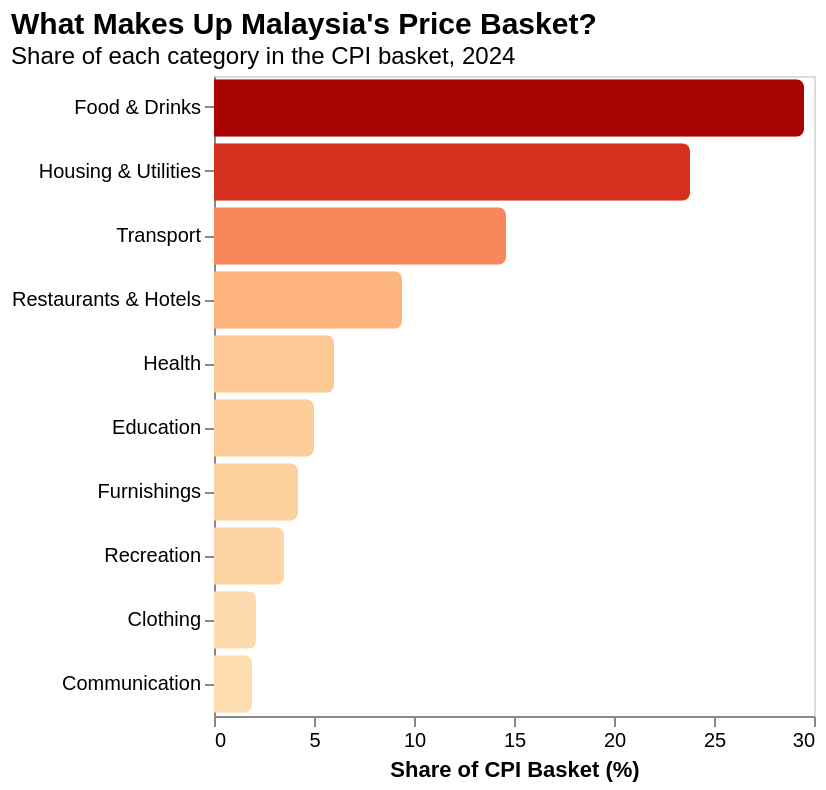

Express this chart as Vega-Lite.
### Vega-Lite specification from a JSON file in a GitHub repository (floating-point values rounded to 4 significant figures)
{"$schema": "https://vega.github.io/schema/vega-lite/v5.json", "title": {"text": "What Makes Up Malaysia's Price Basket?", "subtitle": "Share of each category in the CPI basket, 2024", "anchor": "start", "fontSize": 15, "subtitleFontSize": 12}, "width": "container", "height": 320, "data": {"values": [{"category": "Food & Drinks", "weight": 29.5}, {"category": "Housing & Utilities", "weight": 23.8}, {"category": "Transport", "weight": 14.6}, {"category": "Restaurants & Hotels", "weight": 9.4}, {"category": "Health", "weight": 6.0}, {"category": "Education", "weight": 5.0}, {"category": "Furnishings", "weight": 4.2}, {"category": "Recreation", "weight": 3.5}, {"category": "Clothing", "weight": 2.1}, {"category": "Communication", "weight": 1.9}]}, "mark": {"type": "bar", "cornerRadiusEnd": 4}, "encoding": {"y": {"field": "category", "type": "nominal", "sort": "-x", "title": null}, "x": {"field": "weight", "type": "quantitative", "title": "Share of CPI Basket (%)", "axis": {"grid": false}}, "color": {"field": "weight", "type": "quantitative", "scale": {"scheme": "orangered"}, "legend": null}, "tooltip": [{"field": "category", "title": "Category"}, {"field": "weight", "title": "Basket Share (%)", "format": ".1f"}]}}
